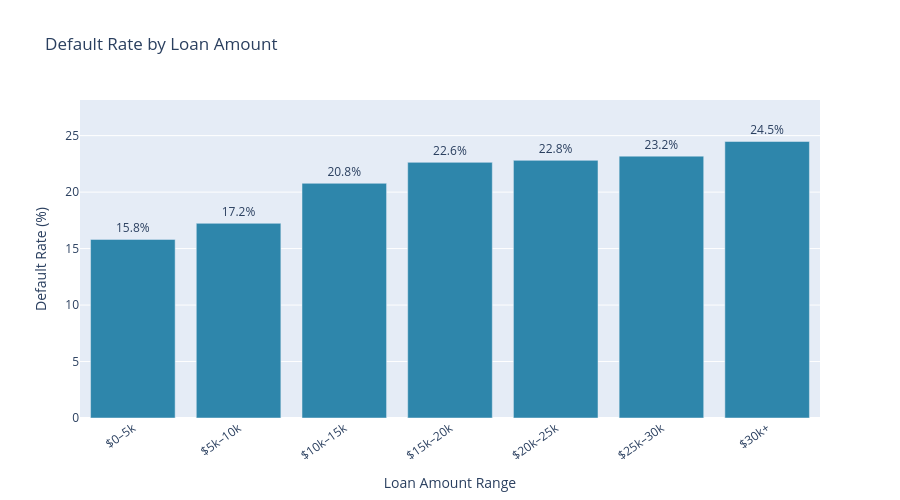

Notebook source saved alongside this figure:
### Code cell
# Are larger loans associated with higher default rates?
bins = [0, 5000, 10000, 15000, 20000, 25000, 30000, np.inf]
labels = [
    "$0–5k", "$5k–10k", "$10k–15k",
    "$15k–20k", "$20k–25k", "$25k–30k", "$30k+"
]

loan_group = pd.cut(
    df["loan_amnt"],
    bins=bins,
    labels=labels,
    include_lowest=True
)

loan_amount_results = df.groupby(
    loan_group, observed=False
).agg(
    total_loans=("Default", "size"),
    default_rate=("Default", "mean"),
    average_loan_amount=("loan_amnt", "mean")
)

loan_amount_results["default_rate"] *= 100

chart_df = loan_amount_results.reset_index().rename(
    columns={"loan_amnt": "Loan Amount Range"}
)
chart_df["Loan Amount Range"] = chart_df["Loan Amount Range"].astype(str)

fig = px.bar(
    chart_df,
    x="Loan Amount Range",
    y="default_rate",
    text="default_rate",
    hover_data={
        "total_loans": ":,",
        "average_loan_amount": ":$,.0f",
        "default_rate": ":.2f",
    },
    labels={
        "default_rate": "Default Rate (%)",
        "total_loans": "Total Loans",
        "average_loan_amount": "Avg Loan Amount",
    },
    title="Default Rate by Loan Amount",
)

fig.update_traces(
    texttemplate="%{text:.1f}%",
    textposition="outside",
    marker_color="#2E86AB",
)
fig.update_layout(
    width=900,
    height=500,
    xaxis_title="Loan Amount Range",
    yaxis_title="Default Rate (%)",
    xaxis_tickangle=-35,
    yaxis_range=[0, chart_df["default_rate"].max() * 1.15],
)
fig.show()

display(loan_amount_results.round(2))

### Figure 1 — Plotly figure (JSON) as saved in the notebook; plotly's stock layout.template omitted (floating-point values rounded to 4 significant figures)
{"data": [{"customdata": [[182900.0, 3657.0], [374400.0, 8105.0], [284100.0, 13010.0], [214300.0, 18140.0], [133200.0, 23260.0], [77400.0, 28470.0], [81320.0, 34780.0]], "hovertemplate": "Loan Amount Range=%{x}<br>Default Rate (%)=%{text:.2f}<br>Total Loans=%{customdata[0]:,}<br>Avg Loan Amount=%{customdata[1]:$,.0f}<extra></extra>", "legendgroup": "", "marker": {"color": "#2E86AB", "pattern": {"shape": ""}}, "name": "", "orientation": "v", "showlegend": false, "text": [15.81, 17.24, 20.78, 22.63, 22.81, 23.18, 24.48], "textposition": "outside", "texttemplate": "%{text:.1f}%", "type": "bar", "x": ["$0–5k", "$5k–10k", "$10k–15k", "$15k–20k", "$20k–25k", "$25k–30k", "$30k+"], "xaxis": "x", "y": [15.81, 17.24, 20.78, 22.63, 22.81, 23.18, 24.48], "yaxis": "y"}], "layout": {"barmode": "relative", "height": 500, "legend": {"tracegroupgap": 0}, "title": {"text": "Default Rate by Loan Amount"}, "width": 900, "xaxis": {"anchor": "y", "domain": [0, 1], "tickangle": -35, "title": {"text": "Loan Amount Range"}}, "yaxis": {"anchor": "x", "domain": [0, 1], "range": [0, 28.16], "title": {"text": "Default Rate (%)"}}}}
